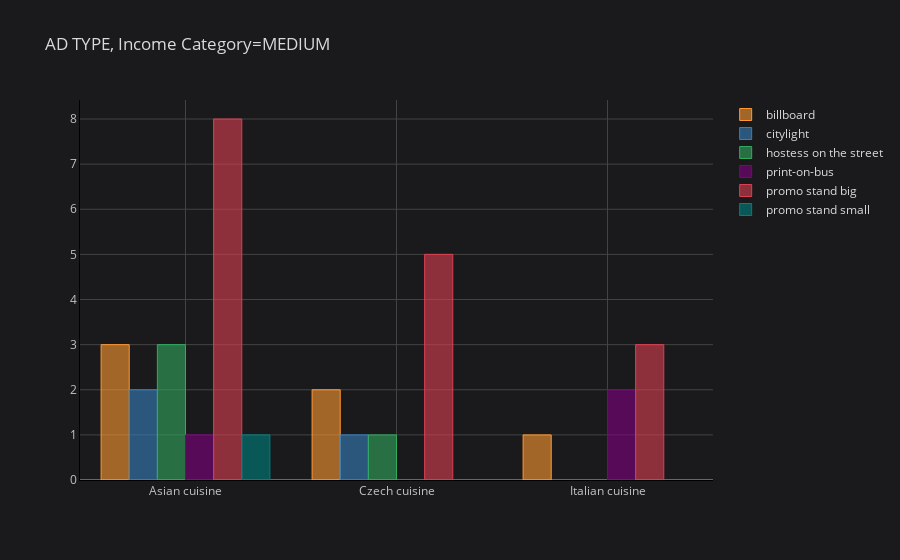

The notebook cell saved with this chart:
### Markdown cell above
# New Method

### Code cell
medium_ads = demography[demography['Stratification by income'] == 'medium']
medium_ads = medium_ads.groupby(by=['Favourite category', 'Favourite ad type']).size().unstack()
medium_ads.iplot(kind='bar', linecolor="black", title="AD TYPE, Income Category=MEDIUM")

### Figure 1 — Plotly figure (JSON) as saved in the notebook; plotly's stock layout.template omitted (floating-point values rounded to 4 significant figures)
{"data": [{"marker": {"color": "rgba(255, 153, 51, 0.6)", "line": {"color": "rgba(255, 153, 51, 1.0)", "width": 1}}, "name": "billboard", "orientation": "v", "text": "", "x": ["Asian cuisine", "Czech cuisine", "Italian cuisine"], "y": [3.0, 2.0, 1.0], "type": "bar"}, {"marker": {"color": "rgba(55, 128, 191, 0.6)", "line": {"color": "rgba(55, 128, 191, 1.0)", "width": 1}}, "name": "citylight", "orientation": "v", "text": "", "x": ["Asian cuisine", "Czech cuisine", "Italian cuisine"], "y": [2.0, 1.0, ""], "type": "bar"}, {"marker": {"color": "rgba(50, 171, 96, 0.6)", "line": {"color": "rgba(50, 171, 96, 1.0)", "width": 1}}, "name": "hostess on the street", "orientation": "v", "text": "", "x": ["Asian cuisine", "Czech cuisine", "Italian cuisine"], "y": [3.0, 1.0, ""], "type": "bar"}, {"marker": {"color": "rgba(128, 0, 128, 0.6)", "line": {"color": "rgba(128, 0, 128, 1.0)", "width": 1}}, "name": "print-on-bus", "orientation": "v", "text": "", "x": ["Asian cuisine", "Czech cuisine", "Italian cuisine"], "y": [1.0, "", 2.0], "type": "bar"}, {"marker": {"color": "rgba(219, 64, 82, 0.6)", "line": {"color": "rgba(219, 64, 82, 1.0)", "width": 1}}, "name": "promo stand big", "orientation": "v", "text": "", "x": ["Asian cuisine", "Czech cuisine", "Italian cuisine"], "y": [8.0, 5.0, 3.0], "type": "bar"}, {"marker": {"color": "rgba(0, 128, 128, 0.6)", "line": {"color": "rgba(0, 128, 128, 1.0)", "width": 1}}, "name": "promo stand small", "orientation": "v", "text": "", "x": ["Asian cuisine", "Czech cuisine", "Italian cuisine"], "y": [1.0, "", ""], "type": "bar"}], "layout": {"legend": {"bgcolor": "#1A1A1C", "font": {"color": "#D9D9D9"}}, "paper_bgcolor": "#1A1A1C", "plot_bgcolor": "#1A1A1C", "title": {"font": {"color": "#D9D9D9"}, "text": "AD TYPE, Income Category=MEDIUM"}, "xaxis": {"gridcolor": "#434343", "linecolor": "black", "showgrid": true, "tickfont": {"color": "#C2C2C2"}, "title": {"font": {"color": "#D9D9D9"}, "text": ""}, "zerolinecolor": "#666570"}, "yaxis": {"gridcolor": "#434343", "linecolor": "black", "showgrid": true, "tickfont": {"color": "#C2C2C2"}, "title": {"font": {"color": "#D9D9D9"}, "text": ""}, "zerolinecolor": "#666570"}}}
